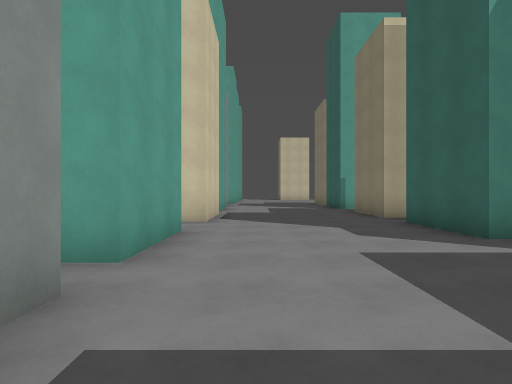
view 1 (above)

19 first-person views from a walk through a 3-D level made in the Godot game engine. The camera is 1.4 m above the floor, looks level and sees 80° across. The floor is counted in squares, 2 m on a side. Each view is taken from the middle of a square. On the plan, view 1 faces up. The plan holds only what a view shows up to about 10 squares ahead; the rest is blank. The place goes on beyond the plan.

view 2
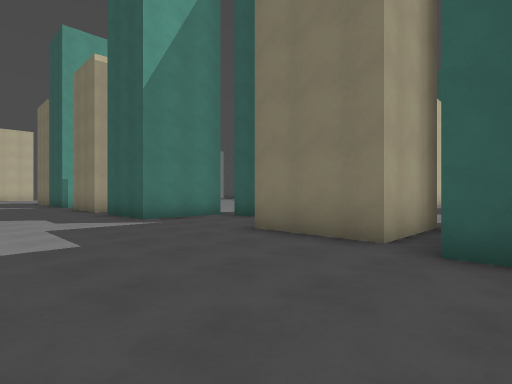

view 3
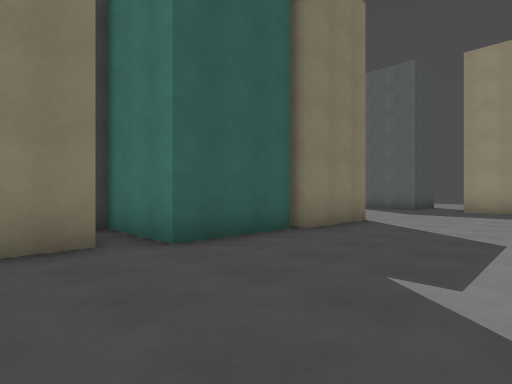

view 4
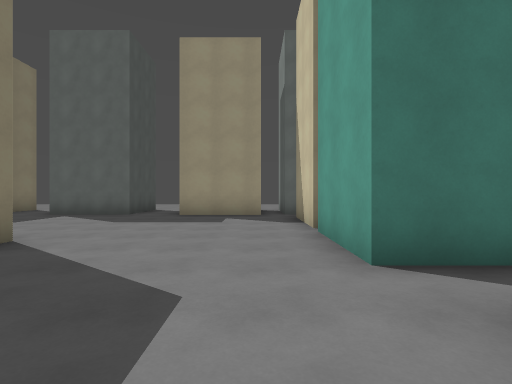

view 5
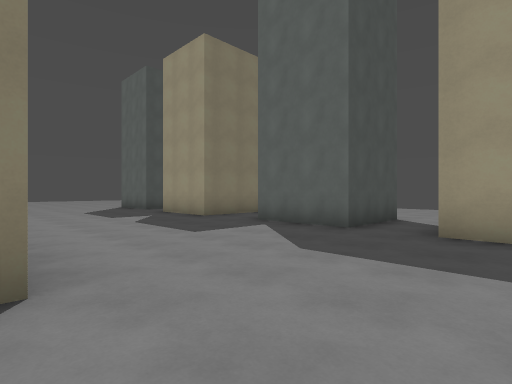

view 6
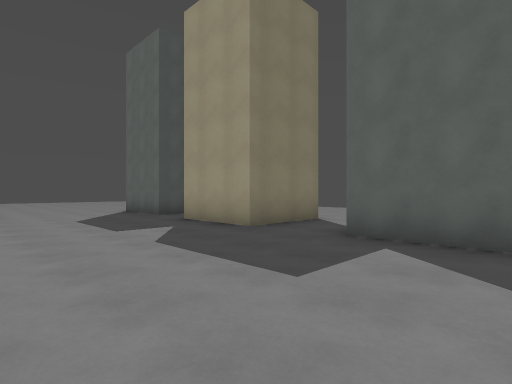

view 7
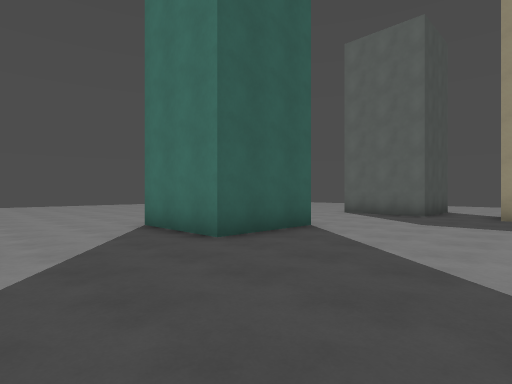

view 8
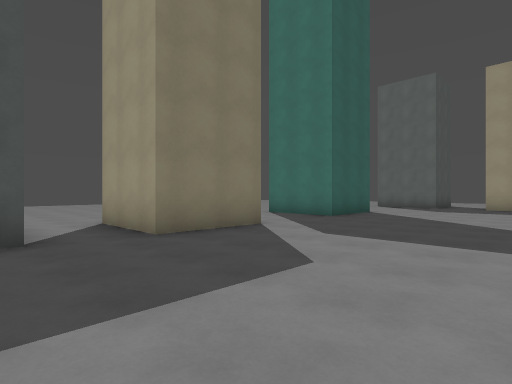

view 9
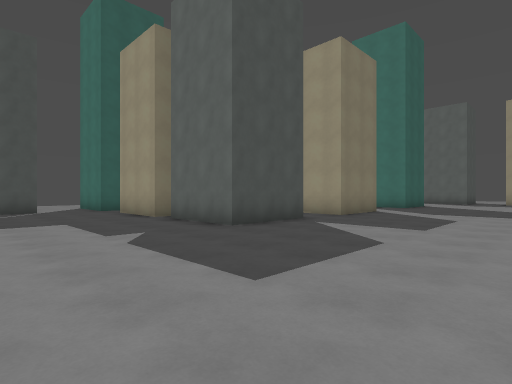

view 10
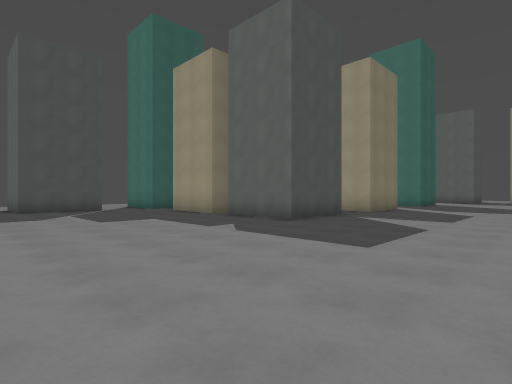

view 11
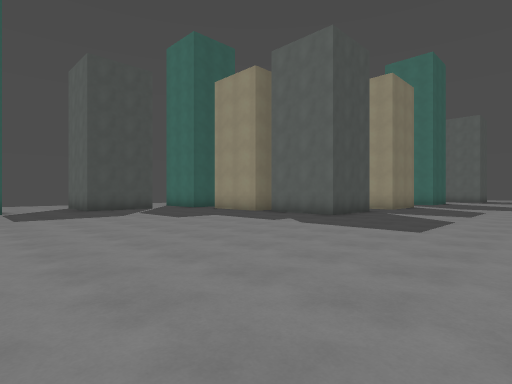

view 12
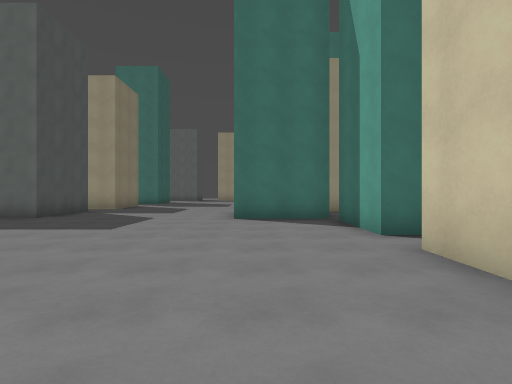

view 13
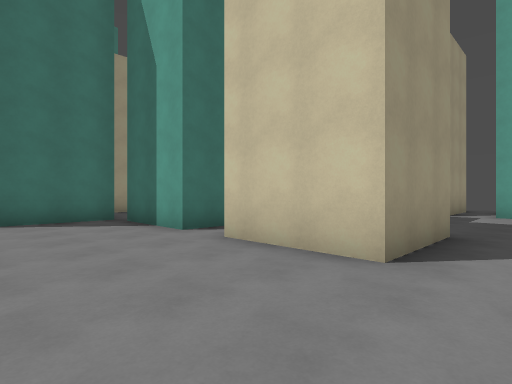

view 14
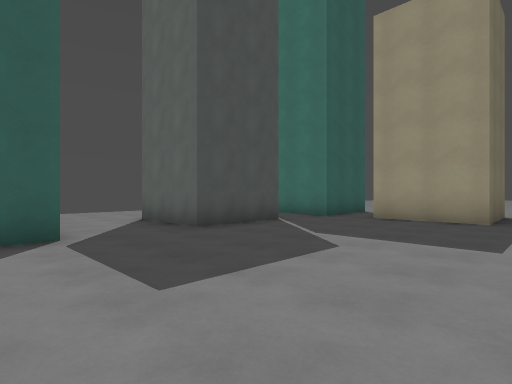

view 15
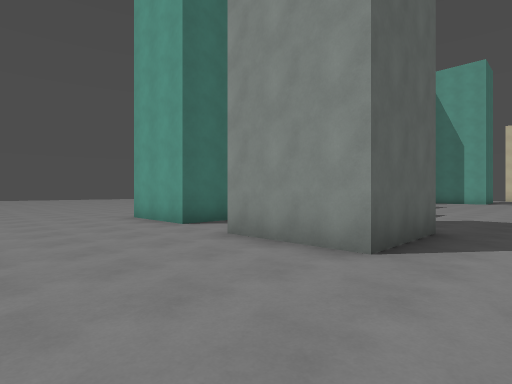

view 16
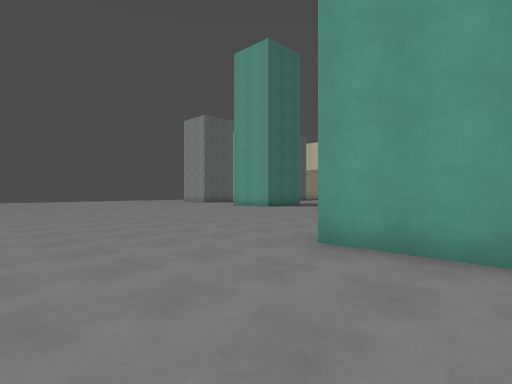

view 17
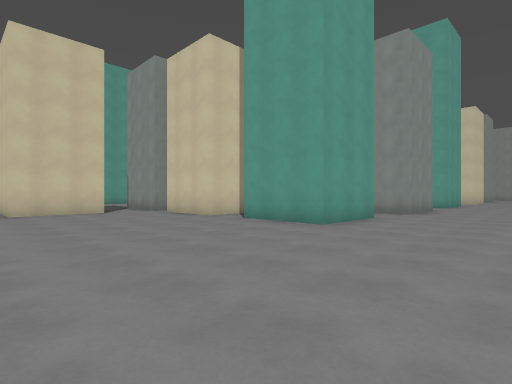

view 18
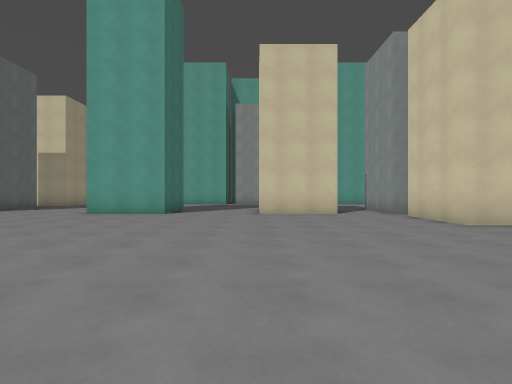

view 19
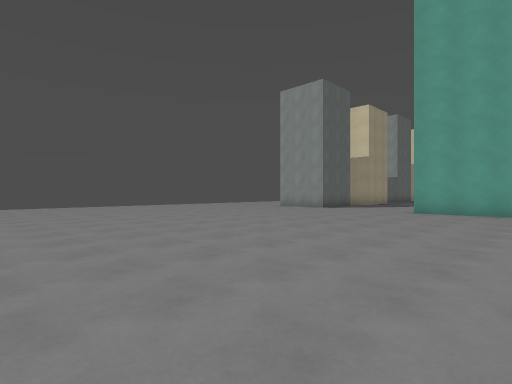

### Floor plan
Points are (right, up) in squares from view 1. A wall is a line through its corners. A room is listed if a view was taken in it or the views show most of it. See-through windows are left out.
Room 1 (views 1, 2, 3, 4, 5, 6, 7, 8, 9, 10, 11, 12, 13, 14, 15, 16, 17, 18, 19)
walls: (13.9, 1.2) (13.9, 3.8) (16.4, 3.8); (13.9, -2.9) (13.9, -0.4) (16.2, -0.4) (16.2, -2.9) (14.2, -2.9); (16.2, 1.9) (16.2, 1.2); (19.6, 2.8) (19.6, 1.5) (17.1, 1.5) (17.1, 4) (19.6, 4); (6.1, 3.1) (6.1, 4) (8.6, 4); (20.9, 2.8) (20.9, 4) (23.4, 4) (23.4, 1.6) (20.9, 1.6); (13.9, -8.5) (13.9, -5.9) (16.2, -5.9) (16.2, -8.5); (4.2, -1.3) (4.2, 1.2); (21.1, 6) (21.1, 8.5) (23.7, 8.5) (23.7, 6) (22.9, 6); (3.7, -4.9) (3.7, -2.1) (6.1, -2.1); (4.9, 7) (6, 7) (6, 4.5) (3.5, 4.5) (3.5, 7.1); (3.5, -7.4) (3.5, -4.9); (4.1, 8.3) (3.5, 8.3) (3.5, 10); (12.7, -13.5) (12.7, -12.5) (14.6, -12.5); (21.1, 10.9) (21.1, 11.6); (8.5, -13.5) (8.5, -12.3) (11.1, -12.3); (3.5, 10.8) (6, 10.8) (6, 8.2); (-1.3, 2.1) (-1.3, 1.5); (-1.3, 5.6) (-1.3, 3) (-2, 3); (3.9, -13.5) (3.9, -12.5) (6.5, -12.5); (-2.5, -5.9) (-1.1, -5.9) (-1.1, -8.5); (-1.1, -8.9) (-1.1, -11.2); (-1.1, 9.5) (-1.1, 7.2) (-1.8, 7.2); (-0.3, -12.3) (2.4, -12.3)
ways out: opening at (-2.5, -5); opening at (-2.5, 6.5); opening at (-2.5, 10); opening at (0, -12)

Where each view was taken, in squares from view 1:
view 1: 0 up, 0 right, facing up
view 2: 3 down, 0 right, facing up-right
view 3: 0 up, 0 right, facing down-right
view 4: 3 down, 0 right, facing down
view 5: 7 down, 1 right, facing down-right
view 6: 8 down, 4 right, facing down-right
view 7: 3 down, 10 right, facing down-right
view 8: 2 up, 9 right, facing down-right
view 9: 8 up, 9 right, facing down-right
view 10: 10 up, 9 right, facing down-right
view 11: 12 up, 9 right, facing down-right
view 12: 12 up, 8 right, facing down
view 13: 12 up, 9 right, facing down-left
view 14: 12 up, 16 right, facing down-right
view 15: 10 up, 27 right, facing down-left
view 16: 4 up, 27 right, facing down-left
view 17: 4 down, 27 right, facing up-left
view 18: 3 down, 26 right, facing left
view 19: 5 down, 27 right, facing down-left
